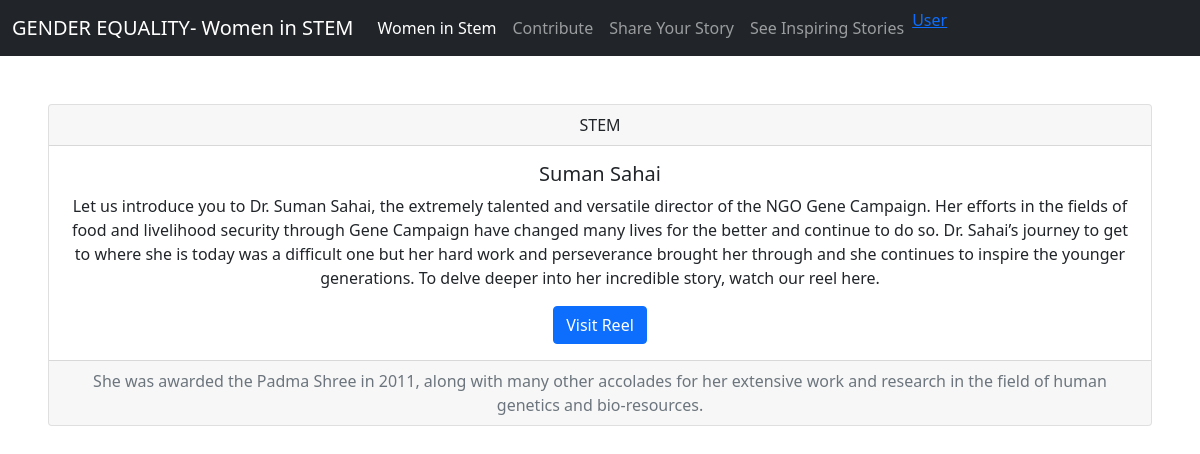
/womeninstem, run on the app's committed database.
### womeninstem/models.py (models this page shows, shortened)
class FormData(models.Model):
    field = models.CharField(max_length=100)
    name = models.CharField(max_length=100)
    work = models.CharField(max_length=500)
    link = models.CharField(max_length=500)
    achieve = models.CharField(max_length=500)

### womeninstem/views.py (the view)
# urls.py: path('', include('womeninstem.urls'))
def womeninstem(request):
    stemdataorder = FormData.objects.all()
    return render(request,"womeninstem.html",{"stemdataorder":stemdataorder})

### templates/womeninstem.html
{% extends "base.html" %}
{% load static %}
{% block body %}
{% for stems in stemdataorder %}
<div class="card text-center m-5">
    <div class="card-header">
        {{stems.field}}
    </div>
    <div class="card-body">
      <h5 class="card-title">{{stems.name}}</h5>
      <p class="card-text">{{stems.work}}</p>
      <a href="{{stems.link}}" class="btn btn-primary">Visit Reel</a>
    </div>
    <div class="card-footer text-muted">
        {{stems.achieve}}
    </div>
  </div>
  {% endfor%}
{% endblock body %}

### data on the page
FormData: field "STEM", name "Suman Sahai", work "Let us introduce you to Dr. Suman Sahai, the extremely talented and versatile director of the NGO Gene Campaign. Her efforts in the fields of food and livelihood security through Gene Campaign have changed many lives for the better and continue to do so. Dr. Sahai’s journey to get to where she is today was a difficult one but her hard work and perseverance brought her through and she continues to inspire the younger generations. To delve deeper into her incredible story, watch our reel here.", achieve "She was awarded the Padma Shree in 2011, along with many other accolades for her extensive work and research in the field of human genetics and bio-resources."
